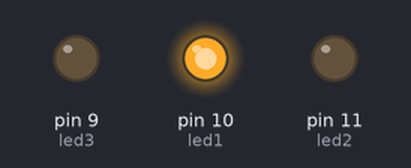
This sketch was run on a simulated Arduino Uno, built with avr-gcc and run on an emulated ATmega328P. Shown: output pins drawn as LEDs (lit = HIGH).

Above: at 0.5 s.
At 1.5 s:
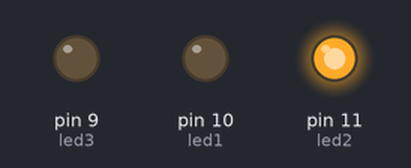
At 5.5 s:
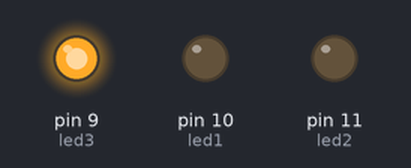
Timing chart, 0 to 6.9 s (numbered marks = the images above):
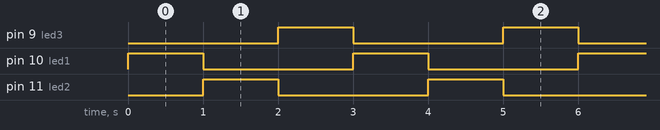

The sketch:

ex4.ino
```cpp
// C++ code
//
int led1 = 10;
int led2 = 11;
int led3 = 9;

void setup() {
  pinMode(led1, OUTPUT);
  pinMode(led2, OUTPUT);
  pinMode(led3, OUTPUT);
  Serial.begin(9600);
};

 void loop() {
  digitalWrite(led3, LOW);
   digitalWrite(led1, HIGH);
  delay(1000); // Wait for 1000 millisecond(s)
   digitalWrite(led2, HIGH);
   digitalWrite(led1, LOW);
  delay(1000); // Wait for 1000 millisecond(s)
   digitalWrite(led3, HIGH);
   digitalWrite(led2, LOW);
   delay(1000);
 };
```

Measured:
- by itself, pin 9 (led3), pin 10 (led1), pin 11 (led2): alternates HIGH for 1.0 s and LOW for 2.0 s
- by itself, everything shown: repeats every 3.0 s, in 3 steps
